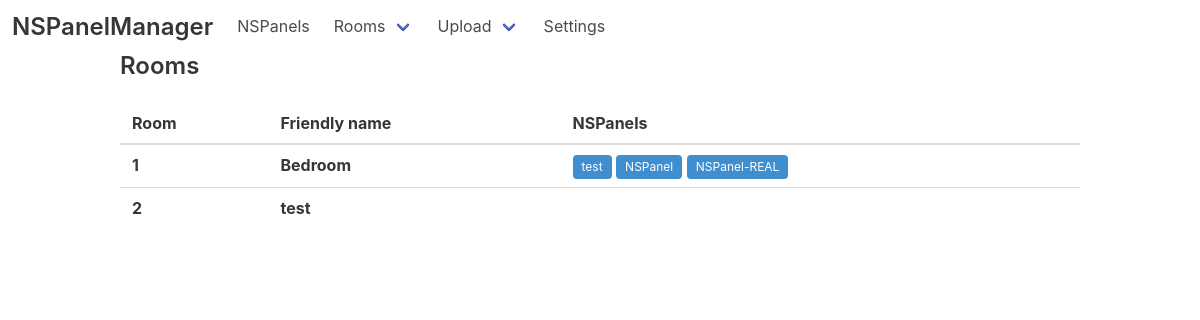
Screenshot of /rooms with the database file from the repository.
### web/models.py (models this page shows)
class Room(models.Model):
    friendly_name = models.CharField(max_length=30)

class NSPanel(models.Model):
    mac_address = models.CharField(max_length=17)
    friendly_name = models.CharField(max_length=100)
    last_seen = models.DateTimeField(default=django.utils.timezone.now)
    ip_address = models.CharField(max_length=15, default="")
    version = models.CharField(max_length=15, default="")
    room = models.ForeignKey(Room, on_delete=models.CASCADE)

### web/views.py (the view)
# urls.py: path('rooms', views.rooms, name='rooms'),
def rooms(request):
    return render(request, 'rooms.html', {'rooms': Room.objects.all()})

### web/templates/rooms.html
{% extends 'base.html' %}
{% block content %}
<h2 class="title is-4">Rooms</h2>
<table class="table is-fullwidth is-hoverable">
    <thead>
        <tr>
            <th>Room</th>
            <th>Friendly name</th>
            <th>NSPanels</th>
        </tr>
    </thead>
    <tbody>
        {% for room in rooms %}
        <tr>
            <th>{{ room.id }}</th>
            <th>{{ room.friendly_name }}</th>
            <td>
                {% for nspanel in room.nspanel_set.all %}
                <span class="tag is-info is-small">{{ nspanel.friendly_name }}</span>
                {% endfor %}
            </td>
        </tr>
        {% endfor %}
    </tbody>
</table>
{% endblock %}

### rows the page displays
Room: id "1", friendly_name "Bedroom"
NSPanel: friendly_name "test"
NSPanel: friendly_name "NSPanel"
NSPanel: friendly_name "NSPanel-REAL"
Room: id "2", friendly_name "test"
